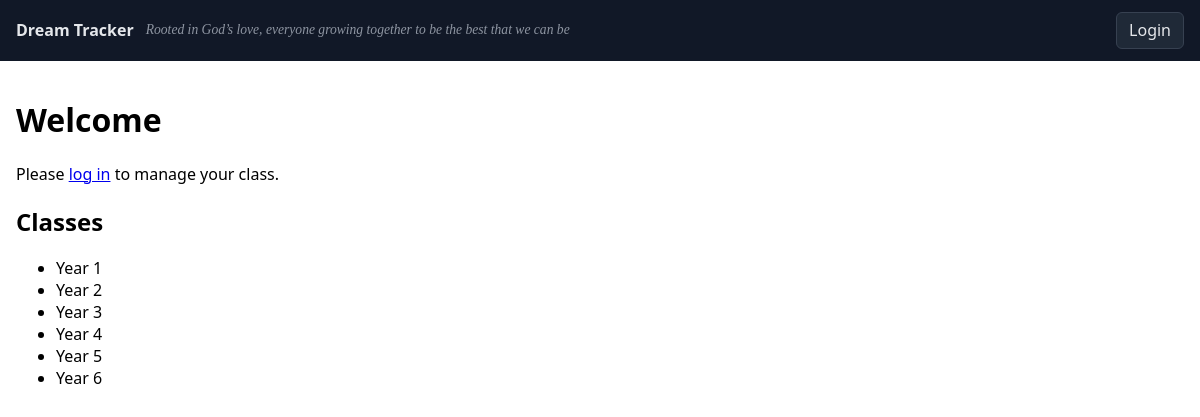
The page / on the database its author committed.
### models.py (models this page shows)
class SchoolClass(db.Model):
    __tablename__ = "classes"
    id = db.Column(db.Integer, primary_key=True)
    name = db.Column(db.String(80), unique=True, nullable=False)
    year_group = db.Column(db.Integer, nullable=True)  # e.g., 1..13 (Year 1..Year 13)
    is_archived = db.Column(db.Boolean, nullable=False, default=False)
    is_archive = db.Column(db.Boolean, nullable=False, default=False)
    pupils = db.relationship("Pupil", backref="klass", cascade="all, delete-orphan")
    teachers = db.relationship("Teacher", backref="klass", foreign_keys="Teacher.class_id")
    teacher_links = db.relationship("TeacherClass", back_populates="school_class", cascade="all, delete-orphan")

### app.py (the view)
    @app.route("/")
    def index():
        ensure_default_year()
        if current_user.is_authenticated:
            if getattr(current_user, "is_admin", False):
                return redirect(url_for("admin_home"))
            return redirect(url_for("dashboard", subject="maths", mode="home"))
        classes = active_classes_query().order_by(SchoolClass.name).all()
        return render_template(
            "index.html",
            classes=classes,
            is_admin=False,
            klass=None,
            selected_class_id=None,
            pupils=[],
            results_by_pupil={},
            kpi=None,
            years=[],
            selected_year_id=None,
            filters={"gender": "", "pp": "", "laps": "", "svc": ""},
            gap_links=None,
            subject="maths",
            subject_label=subject_display("maths"),
            subjects=SUBJECTS,
            paper_labels=paper_labels_for("maths"),
        )

### templates/index.html (shortened to what this page needs)
{% extends "layout.html" %}
{% block content %}
{% if not current_user.is_authenticated %}
  <h1>Welcome</h1>
  <p>Please <a href="{{ url_for('login') }}">log in</a> to manage your class.</p>
  <h2>Classes</h2>
  <ul>
    {% for c in classes %}
      <li>{{ c.name }}</li>
    {% endfor %}
  </ul>
{% endif %}
{% endblock %}

### templates/layout.html (style rules this page uses)
html, body { height: 100%; }
body { font-family: system-ui, -apple-system, Segoe UI, Roboto, Arial, sans-serif; margin: 0; padding: 0; display: block; width: 100%; overflow-x: hidden; }

### rows shown on the page
SchoolClass: name "Year 1"
SchoolClass: name "Year 2"
SchoolClass: name "Year 3"
SchoolClass: name "Year 4"
SchoolClass: name "Year 5"
SchoolClass: name "Year 6"
